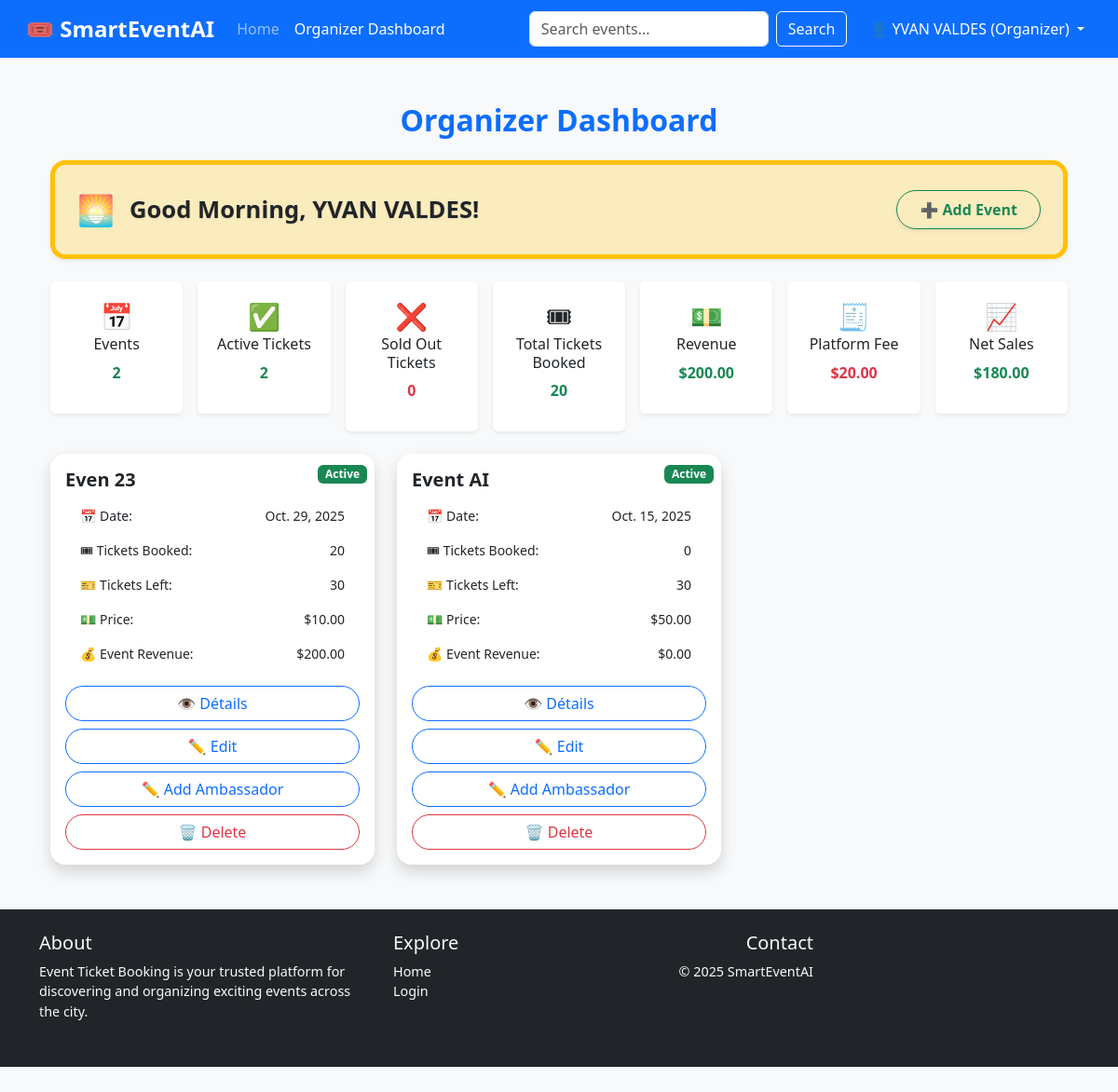
Page /organizer/o0tJOJ6n3B1QAJKFpsfVIfECb93n6YN6/dashboard/ (signed in) on the committed database.
### user_service/models.py (models this page shows)
class UserProfile(models.Model):
    ROLE_CHOICES = [
        ('attendee', 'Attendee'),
        ('organizer', 'Organizer'),
        ('ambassador', 'Ambassador'),
    ]
    user = models.OneToOneField(User, on_delete=models.CASCADE)
    role = models.CharField(max_length=20, choices=ROLE_CHOICES)
    secure_token = models.CharField(
        max_length=64,
        unique=True,
        default=generate_secure_token,
        editable=False
    )
    created_at = models.DateTimeField(auto_now_add=True)
    total_tickets_reserved = models.PositiveIntegerField(default=0)
    deleted_events_count = models.PositiveIntegerField(default=0)
    @property
    def full_name(self):
        return f"{self.user.get_full_name()}"
    def __str__(self):
        return f"{self.user.get_full_name()} - {self.role}"

### event_service/models.py (models this page shows, shortened)
class Event(models.Model):
    title = models.CharField(max_length=200)
    description = models.TextField()
    location = models.CharField(max_length=200)
    date = models.DateField()
    ticket_price = models.DecimalField(max_digits=8, decimal_places=2, default=0.00)
    available_tickets = models.PositiveIntegerField(default=0)
    organizer = models.ForeignKey(User, on_delete=models.CASCADE)
    created_at = models.DateTimeField(auto_now_add=True)
    is_deleted = models.BooleanField(default=False)
    ambassadors = models.ManyToManyField(User, blank=True, related_name='ambassador_events')

### Event_Ticket_Booking_System/views.py (the view)
# urls.py: path('organizer/<str:secure_token>/dashboard/', organizer_dashboard_view, name='organizer-dashboard'),
@login_required
def organizer_dashboard_view(request, secure_token):
    profile = get_object_or_404(UserProfile, secure_token=secure_token)
    if request.user != profile.user:
        return render(request, 'access_denied.html')
    events = Event.objects.filter(organizer=request.user, is_deleted=False).order_by('-date')
    ambassadors = UserProfile.objects.filter(role="ambassador")
    print(ambassadors)
    total_events = events.count()
    total_tickets = 0
    active_tickets = 0
    sold_out_tickets = 0
    revenue = Decimal('0.00')
    for event in events:
        ticket_data = Reservation.objects.filter(event=event).aggregate(
            total_quantity=Sum('quantity'),
            total_price=Sum('total_price')
        )
        event.ticket_count = ticket_data['total_quantity'] or 0
        event.event_revenue = ticket_data['total_price'] or Decimal('0.00')
        total_tickets += event.ticket_count
        revenue += event.event_revenue
        if event.available_tickets > 0:
            active_tickets += 1
        else:
            sold_out_tickets += 1
    commission = revenue * Decimal('0.10')
    net_sales = revenue - commission
    today = date.today()
    max_date = today + timedelta(days=3 * 365)
    name = request.user.first_name or request.user.username
    current_hour = datetime.now().hour
    is_morning = current_hour < 12
    greeting_message = f"Good Morning, {name}!" if is_morning else f"Good Evening, {name}!"
    context = {
        'events': events,
        'secure_token': secure_token,
        'total_events': total_events,
        'total_tickets': total_tickets,
        'active_tickets': active_tickets,
        'sold_out_tickets': sold_out_tickets,
        'revenue': revenue,
        'commission': commission,
        'net_sales': net_sales,
        'today': today.isoformat(),
        'max_date': max_date.isoformat(),
       'greeting_message': greeting_message,
        'is_morning': is_morning,
        "eligible_ambassadors": ambassadors,
    }
    return render(request, 'organizer_dashboard.html', context)

### templates/organizer_dashboard.html (shortened to what this page needs)
{% extends 'base.html' %}
{% load static %}
{% block content %}
<div class="container my-5">
  <h2 class="text-center text-primary mb-4">Organizer Dashboard</h2>
<div class="alert
  {% if is_morning %}
    bg-warning bg-opacity-25 border-warning
  {% else %}
    bg-info bg-opacity-25 border-info
  {% endif %}
  border-start border-5 rounded-4 shadow-sm d-flex align-items-center justify-content-between flex-wrap p-4 mb-4
">
  <div class="d-flex align-items-center gap-3">
    <div class="fs-2">
      {% if is_morning %}
        🌅
      {% else %}
        🌙
      {% endif %}
    </div>
    <h4 class="mb-0 text-dark fw-bold">{{ greeting_message }}</h4>
  </div>
  <button class="btn btn-lg btn-outline-success px-4 py-2 rounded-pill fw-bold shadow-sm mt-3 mt-md-0"
        data-bs-toggle="modal" data-bs-target="#addEventModal"
        style="box-shadow: 0 0 10px 2px rgba(40, 167, 69, 0.7);">
  ➕ Add Event
</button>
</div>
  <div class="row row-cols-7 g-3 mb-4 text-center">
    <div class="col">
      <div class="card p-3 shadow-sm border-0">
        <div class="fs-3">📅</div>
        <h6>Events</h6>
        <p class="fw-bold text-success">{{ total_events }}</p>
      </div>
    </div>
    <div class="col">
      <div class="card p-3 shadow-sm border-0">
        <div class="fs-3">✅</div>
        <h6>Active Tickets</h6>
        <p class="fw-bold text-success">{{ active_tickets }}</p>
      </div>
    </div>
    <div class="col">
      <div class="card p-3 shadow-sm border-0">
        <div class="fs-3">❌</div>
        <h6>Sold Out Tickets</h6>
        <p class="fw-bold text-danger">{{ sold_out_tickets }}</p>
      </div>
    </div>
    <div class="col">
      <div class="card p-3 shadow-sm border-0">
        <div class="fs-3">🎟</div>
        <h6>Total Tickets Booked</h6>
        <p class="fw-bold text-success">{{ total_tickets }}</p>
      </div>
    </div>
    <div class="col">
      <div class="card p-3 shadow-sm border-0">
        <div class="fs-3">💵</div>
        <h6>Revenue</h6>
        <p class="fw-bold text-success">${{ revenue|floatformat:2 }}</p>
      </div>
    </div>
    <div class="col">
      <div class="card p-3 shadow-sm border-0">
        <div class="fs-3">🧾</div>
        <h6>Platform Fee</h6>
        <p class="fw-bold text-danger">${{ commission|floatformat:2 }}</p>
      </div>
    </div>
    <div class="col">
      <div class="card p-3 shadow-sm border-0">
        <div class="fs-3">📈</div>
        <h6>Net Sales</h6>
        <p class="fw-bold text-success">${{ net_sales|floatformat:2 }}</p>
      </div>
    </div>
  </div>
  <div class="row row-cols-1 row-cols-md-2 row-cols-lg-3 g-4">
    {% for event in events %}
    <div class="col position-relative">
      <div class="card h-100 shadow border-0 rounded-4 overflow-hidden">
        <div class="position-absolute top-0 end-0 m-2">
          {% if event.available_tickets > 0 %}
            <span class="badge bg-success">Active</span>
          {% else %}
            <span class="badge bg-danger">Sold Out</span>
          {% endif %}
        </div>
        <div class="card-body d-flex flex-column justify-content-between">
          <h5 class="fw-bold">{{ event.title }}</h5>
          <ul class="list-group list-group-flush small mb-3">
            <li class="list-group-item border-0 d-flex justify-content-between">
              <span>📅 Date:</span><span>{{ event.date }}</span>
            </li>
            <li class="list-group-item border-0 d-flex justify-content-between">
              <span>🎟 Tickets Booked:</span><span>{{ event.ticket_count|default:0 }}</span>
            </li>
            <li class="list-group-item border-0 d-flex justify-content-between">
              <span>🎫 Tickets Left:</span><span>{{ event.available_tickets }}</span>
            </li>
            <li class="list-group-item border-0 d-flex justify-content-between">
              <span>💵 Price:</span><span>${{ event.ticket_price }}</span>
            </li>
            <li class="list-group-item border-0 d-flex justify-content-between">
              <span>💰 Event Revenue:</span><span>${{ event.event_revenue|floatformat:2 }}</span>
            </li>
          </ul>
          <div class="d-grid gap-2">
            <a href="{% url 'event_secure_detail' secure_token event.id %}" class="btn btn-outline-primary rounded-pill">
              👁️ Détails
            </a>
            <button class="btn btn-outline-primary rounded-pill" data-bs-toggle="modal" data-bs-target="#editModal{{ event.id }}">✏️ Edit</button>
            <button class="btn btn-outline-primary rounded-pill" data-bs-toggle="modal" data-bs-target="#addAmbassadorModal{{ event.id }}">✏️ Add Ambassador</button>
            <button class="btn btn-outline-danger rounded-pill delete-btn" data-id="{{ event.id }}" data-title="{{ event.title }}">🗑️ Delete</button>
          </div>
        </div>
      </div>
    </div>
    {% endfor %}
  </div>
</div>
{% endblock %}

### templates/base.html (shortened to what this page needs)
{% load static %}
<!DOCTYPE html>
<html lang="en">
<head>
  <link href="https://cdn.jsdelivr.net/npm/bootstrap@5.3.2/dist/css/bootstrap.min.css" rel="stylesheet" />
  <link rel="stylesheet" href="{% static 'css/style.css' %}" />
</head>
<body>
  <nav class="navbar navbar-expand-lg navbar-dark bg-primary px-3">
    <div class="container-fluid">
      <a class="navbar-brand" href="/">🎟️ SmartEventAI</a>
      <div class="collapse navbar-collapse" id="navbarContent">
        <ul class="navbar-nav me-auto mb-2 mb-lg-0">
          <li class="nav-item"><a class="nav-link" href="/">Home</a></li>
          {% if request.user.is_authenticated %}
            {% if request.user.userprofile.role == 'organizer' %}
              <li class="nav-item">
                <a class="nav-link" href="{% url 'organizer-dashboard' secure_token=request.user.userprofile.secure_token %}">Organizer Dashboard</a>
              </li>
            {% elif request.user.is_superuser %}
              <li class="nav-item">
                <a class="nav-link" href="{% url 'supervisor-panel' %}">Supervisor Panel</a>
              </li>
            {% endif %}
          {% endif %}
        </ul>
        <form class="d-flex me-3" method="get" action="/search/">
          <input class="form-control me-2" type="search" name="q" placeholder="Search events..." aria-label="Search" />
          <button class="btn btn-outline-light" type="submit">Search</button>
        </form>
        <ul class="navbar-nav">
          {% if request.user.is_authenticated %}
            <li class="nav-item dropdown">
              <a class="nav-link dropdown-toggle text-white" href="#" role="button" data-bs-toggle="dropdown">
                👤 {{ request.user.first_name }} ({{ request.user.userprofile.role|capfirst }})
              </a>
            </li>
          {% else %}
            <li class="nav-item"><a class="nav-link" href="{% url 'login' %}">Login</a></li>
            <li class="nav-item"><a class="nav-link" href="{% url 'register' %}">Register</a></li>
            <li class="nav-item">
              <span class="nav-link disabled text-white-50">👤 Not Yet Registered</span>
            </li>
          {% endif %}
        </ul>
      </div>
    </div>
  </nav>
  <main class="container mt-4">
    {% block content %}{% endblock %}
  </main>
  <footer class="bg-dark text-light mt-5 pt-4 pb-3">
    <div class="container">
      <div class="row">
        <div class="col-sm-6 col-md-4 mb-3">
          <h5>About</h5>
          <p>Event Ticket Booking is your trusted platform for discovering and organizing exciting events across the city.</p>
        </div>
        <div class="col-sm-6 col-md-2 mb-3">
          <h5>Explore</h5>
          <ul class="list-unstyled">
            <li><a href="/" class="text-light">Home</a></li>
            <li><a href="{% url 'login' %}" class="text-light">Login</a></li>
          </ul>
        </div>
        <div class="col-sm-6 col-md-3 text-md-end">
          <h5>Contact</h5>
          <p>&copy; 2025 SmartEventAI</p>
        </div>
      </div>
    </div>
  </footer>
</body>
</html>

### static/css/style.css (style rules this page uses)
body { background-color: #f8f9fa; font-family: 'Segoe UI', Tahoma, Geneva, Verdana, sans-serif; margin: 0; padding-bottom: 70px; }
h1, h2, h3, h4 { font-weight: 600; color: #0d6efd; }
a { text-decoration: none; }
.navbar-brand { font-weight: bold; font-size: 1.5rem; }
footer { font-size: 0.9rem; background-color: #212529; color: #f8f9fa; }
footer a { color: #f8f9fa; }
.card { border: 1px solid #dee2e6; transition: transform 0.2s ease-in-out; }

### templates/organizer_dashboard.html (style rules this page uses)
.row-cols-7 > * { flex: 0 0 auto; width: 14.2857%; }
.alert h4 { font-size: 1.6rem; text-shadow: 0 1px 2px rgba(0,0,0,0.1); }
.btn-outline-success { font-size: 1rem; transition: 0.3s ease-in-out; }

### rows in the picture
Event: shows "Active", title "Even 23", date "Oct. 29, 2025", ticket_count "20", available_tickets "30", ticket_price "10.00", event_revenue "200.00"
Event: shows "Active", title "Event AI", date "Oct. 15, 2025", ticket_count "0", available_tickets "30", ticket_price "50.00", event_revenue "0.00"

### other values in the picture
{{ request.user.first_name }} "YVAN VALDES"
{{ request.user.userprofile.role|capfirst }} "Organizer"
{{ greeting_message }} "Good Morning, YVAN VALDES!"
{{ total_events }} "2"
{{ active_tickets }} "2"
{{ sold_out_tickets }} "0"
{{ total_tickets }} "20"
{{ revenue|floatformat:2 }} "200.00"
{{ commission|floatformat:2 }} "20.00"
{{ net_sales|floatformat:2 }} "180.00"
